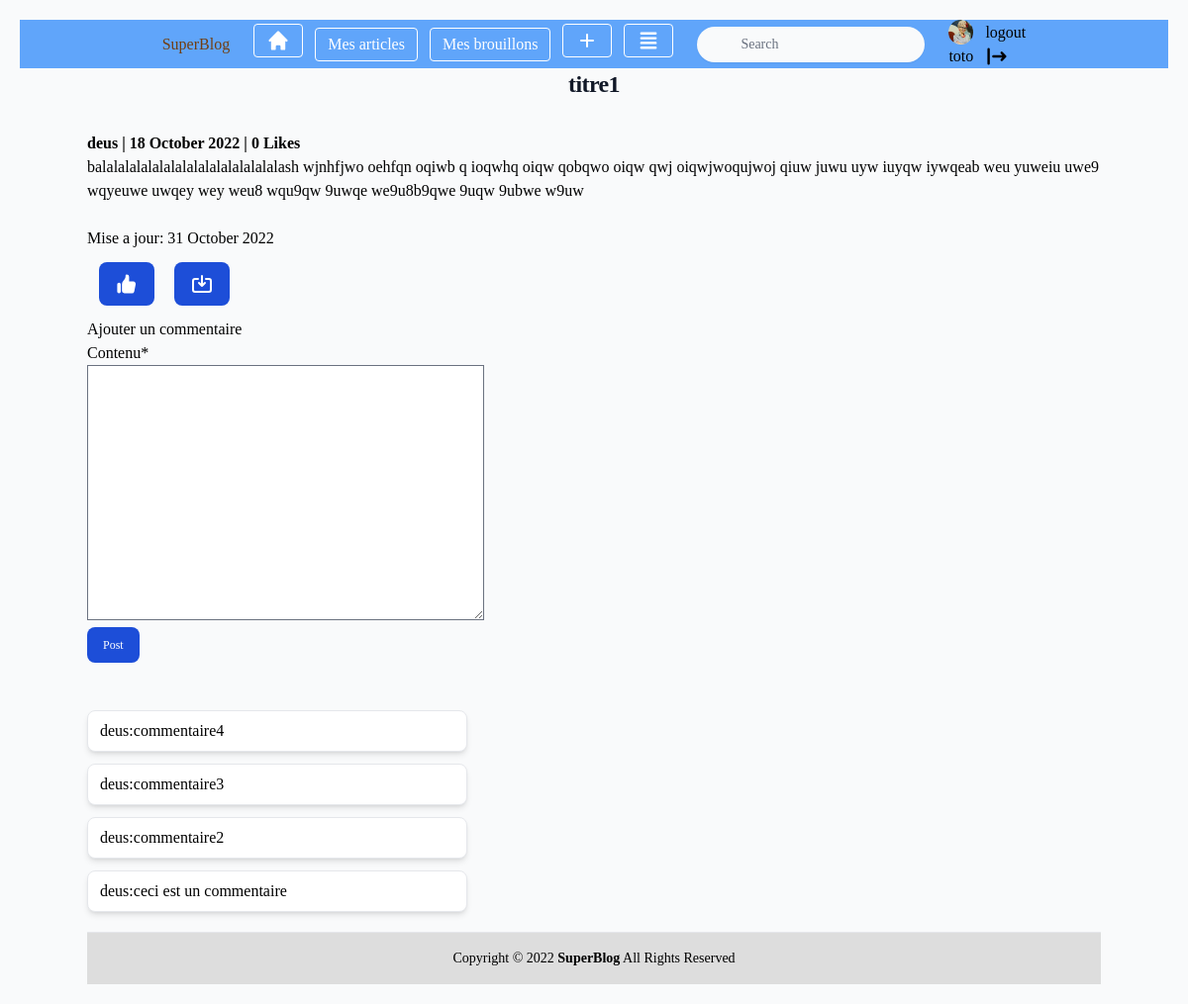
Screenshot of /titre1/ (signed in) with the database file from the repository.
### utilisateur/models.py (models this page shows, shortened)
class User(AbstractUser):
	profile_photo = models.ImageField(verbose_name='Photo de profil', null=True, blank=True, default=None)
	role = models.CharField(max_length=10, choices=ROLE_CHOICES, verbose_name='Rôle')
	def __str__(self):
		return self.username

### blogs/models.py (models this page shows, shortened)
class Articles(models.Model):
	image = models.ImageField(null=True, blank=True, default=None)
	title=models.CharField(max_length=100, verbose_name='titre de l\'article')
	contenu=models.TextField(verbose_name='Contenu')
	author=models.ForeignKey(User, on_delete=models.SET_NULL, null=True, blank=True)
	published=models.BooleanField(default=False)
	date_pub=models.DateTimeField(auto_now_add=True)
	date_mod=models.DateTimeField(auto_now=True)
	theme=models.ForeignKey(Themes, on_delete=models.SET_NULL, null=True, blank=True)
	tags=models.ManyToManyField(Tags, related_name='articles_tag', blank=True)
	slug = models.SlugField(max_length=255, blank=True)
	likes = models.ManyToManyField(User, related_name='article_like', blank=True)
	enregistrements = models.ManyToManyField(User, related_name='article_save', blank=True)
	class Meta:
		ordering = ['-date_pub']
		verbose_name = "Article"
	def nb_likes(self):
		return self.likes.count()
	def ispublished(self):
		return self.published

class Comments(models.Model):
	article=models.ForeignKey(Articles, on_delete=models.CASCADE)
	contenu=models.TextField()
	internaute=models.ForeignKey(User,on_delete=models.CASCADE)
	date=models.DateTimeField(auto_now_add=True)
	class Meta:
		ordering = ['-date']
		verbose_name = "Commentaire"
	def __str__(self):
		return self.contenu

### blogs/views.py (the view, shortened to what this page needs)
# urls.py: path('<str:slug>/', DetailArticle.as_view(), name="detail"),
class DetailArticle(DetailView):
	model = blog.Articles
	context_object_name = "article"
	def get_context_data(self, **kwargs):
		context = super().get_context_data(**kwargs)
		article = blog.Articles.objects.get(slug=self.kwargs['slug'])
		liked = False
		saved = False
		if article.likes.filter(id=self.request.user.id).exists():
			liked = True
		if article.enregistrements.filter(id=self.request.user.id).exists():
			saved = True
		context["commentForm"] = forms.CommentForm()
		context["saved"] = saved
		context["comments"] = blog.Comments.objects.filter(article=self.object)
		context["likes"] =article.nb_likes()
		context["liked"] = liked
		return context

### blogs/forms.py
class CommentForm(ModelForm):
	class Meta:
		model = Comments
		fields = ['contenu']
		widget = {'contenu': TextInput(attrs={'id':"comment",
		 'rows':"4",
		  'class':"px-0 w-full text-sm text-gray-900 bg-white border-0 dark:bg-gray-800 focus:ring-0 dark:text-white dark:placeholder-gray-400",
		   'placeholder':"Write a comment...",
		    'required':""})}

### blogs/templates/blogs/articles_detail.html (shortened to what this page needs)
{% extends 'base.html' %}
{% block content %}
    <div class="items-center justify-center">
        <h5 class="flex items-center justify-center mb-2 text-2xl font-bold tracking-tight text-gray-900 dark:text-dark ">{{ article.title }}</h5><br>
         <strong class="text-secondary">{{ article.author }} | {{ article.date_pub|date:'j F Y' }}  | {{likes }} Like{{likes|pluralize }}</strong>
        <p class="text-xl font-normal text-gray-900 dark:text-white">{{article.contenu|linebreaks|safe }}</p><br>
    </div>
        {%if article.date_pub != article.date_mod%}
            <p>Mise a jour: {{article.date_mod|date:'j F Y'}}</p>
        {% endif %}
        {%include 'blogs/detailmore.html'%}
{% endblock %}

### templates/nav.html (shortened to what this page needs)
<nav class="bg-blue-400 ">
<ul class="flex items-center justify-center">
  <li class="mr-3">
    <p class="inline-block text-yellow-900 py-1 px-3">SuperBlog</p>
  </li>
  <li class="mr-3">
    <a class="inline-block border border-white rounded hover:border-gray-200 text-white hover:bg-gray-200 py-1 px-3" href="{% url 'blog:home'%}"><svg class="w-6 h-6" fill="currentColor" viewBox="0 0 20 20" xmlns="http://www.w3.org/2000/svg"><path d="M10.707 2.293a1 1 0 00-1.414 0l-7 7a1 1 0 001.414 1.414L4 10.414V17a1 1 0 001 1h2a1 1 0 001-1v-2a1 1 0 011-1h2a1 1 0 011 1v2a1 1 0 001 1h2a1 1 0 001-1v-6.586l.293.293a1 1 0 001.414-1.414l-7-7z"></path></svg></a>
  </li>
  {%if user.role == "BLOGGEUR"%}
  <li class="mr-3">
    <a class="inline-block border border-white rounded hover:border-gray-200 text-white hover:bg-gray-200 py-1 px-3" href="{% url 'blog:mesArticles'%}">Mes articles</a>
  </li>
  <li class="mr-3">
    <a class="inline-block border border-white rounded hover:border-gray-200 text-white hover:bg-gray-200 py-1 px-3" href="{%url 'blog:brouillons'%}">Mes brouillons</a>
  </li>
  <li class="mr-3">
    <a class="inline-block border border-white rounded hover:border-gray-200 text-white hover:bg-gray-200 py-1 px-3" href="{%url 'blog:add'%}"><svg class="w-6 h-6" fill="none" stroke="currentColor" viewBox="0 0 24 24" xmlns="http://www.w3.org/2000/svg"><path stroke-linecap="round" stroke-linejoin="round" stroke-width="2" d="M12 6v6m0 0v6m0-6h6m-6 0H6"></path></svg></a>
  </li>
  {%endif%}
{% if user.is_authenticated%}
<li class="mr-3">
    <a class="inline-block border border-white rounded hover:border-gray-200 text-white hover:bg-gray-200 py-1 px-3" href="{%url 'blog:save'%}"></a>
</li>
{%endif%}
<li class="mr-3">
	<div class="relative lg:ml-auto hidden lg:block py-1 px-3">
            	<form id="searchform" action="{% url 'blog:search' %}" method="get" accept-charset="utf-8">
                <input type="text" name="q" id="searchbox"
                    class="block w-full shadow-sm border-none rounded-3xl  pl-11 pr-2 py-2 focus:outline-none bg-gray-50 text-sm text-gray-700 placeholder-gray-500"
                    placeholder="Search">
</li>
	{% if user.is_authenticated%}
        <li class="mr-3">
          <a href="{%url 'user:profil'%}" class="inline-block">{%if user.profile_photo%}
         <img width="25" height="25" src="{{user.profile_photo.url}}">
{%else%}<svg class="w-6 h-6" fill="currentColor" viewBox="0 0 20 20" xmlns="http://www.w3.org/2000/svg"><path fill-rule="evenodd" d="M10 9a3 3 0 100-6 3 3 0 000 6zm-7 9a7 7 0 1114 0H3z" clip-rule="evenodd"></path></svg>{%endif%}{{request.user}}</a>
        </li>
        <li class="mr-3">
          <a href="{% url 'user:logout'%}" class="inline-block">logout</a>
        </li>
	        {%endif%}
</ul>
</nav>

### blogs/templates/blogs/detailmore.html (shortened to what this page needs)
{%load crispy_forms_tags %}
{% if user.is_authenticated and article.ispublished%}
    <div class="flex">
    <form action="{% url 'blog:like' object.slug %}" method="POST">
    {% if liked %}
    <button type="submit" name="blogpost_id" value="{{object.slug}}" class="inline-flex items-center py-2.5 px-4 text-xs font-medium text-center text-white bg-red-700 rounded-lg focus:ring-4 focus:ring-red-200 dark:focus:ring-red-900 hover:bg-red-800 mb-3 ml-3 mt-3 mr-2"><svg class="w-6 h-6" fill="currentColor" viewBox="0 0 20 20" xmlns="http://www.w3.org/2000/svg"><path d="M18 9.5a1.5 1.5 0 11-3 0v-6a1.5 1.5 0 013 0v6zM14 9.667v-5.43a2 2 0 00-1.105-1.79l-.05-.025A4 4 0 0011.055 2H5.64a2 2 0 00-1.962 1.608l-1.2 6A2 2 0 004.44 12H8v4a2 2 0 002 2 1 1 0 001-1v-.667a4 4 0 01.8-2.4l1.4-1.866a4 4 0 00.8-2.4z"></path></svg></button>
    {% else %}
    <button type="submit" name="blogpost_id" value="{{object.slug}}" class="inline-flex items-center py-2.5 px-4 text-xs font-medium text-center text-white bg-blue-700 rounded-lg focus:ring-4 focus:ring-blue-200 dark:focus:ring-blue-900 hover:bg-blue-800 mb-3 ml-3 mt-3 mr-2"></button>
    {% endif %}
  </form>
  <form action="{% url 'blog:save' object.slug %}" method="POST">
      {%if saved%}
        <button type="submit" name="blogpost_id" value="{{object.slug}}" class="inline-flex items-center py-2.5 px-4 text-xs font-medium text-center text-white bg-red-700 rounded-lg focus:ring-4 focus:ring-red-200 dark:focus:ring-red-900 hover:bg-red-800 mb-3 ml-3 mt-3 mr-2"><svg class="w-6 h-6" fill="none" stroke="currentColor" viewBox="0 0 24 24" xmlns="http://www.w3.org/2000/svg"><path stroke-linecap="round" stroke-linejoin="round" stroke-width="2" d="M8 7H5a2 2 0 00-2 2v9a2 2 0 002 2h14a2 2 0 002-2V9a2 2 0 00-2-2h-3m-1 4l-3 3m0 0l-3-3m3 3V4"></path></svg></button>
    {%else%}
        <button type="submit" name="blogpost_id" value="{{object.slug}}" class="inline-flex items-center py-2.5 px-4 text-xs font-medium text-center text-white bg-blue-700 rounded-lg focus:ring-4 focus:ring-blue-200 dark:focus:ring-blue-900 hover:bg-blue-800 mb-3 ml-3 mt-3 mr-2"><svg class="w-6 h-6" fill="none" stroke="currentColor" viewBox="0 0 24 24" xmlns="http://www.w3.org/2000/svg"><path stroke-linecap="round" stroke-linejoin="round" stroke-width="2" d="M8 7H5a2 2 0 00-2 2v9a2 2 0 002 2h14a2 2 0 002-2V9a2 2 0 00-2-2h-3m-1 4l-3 3m0 0l-3-3m3 3V4"></path></svg></button>
    {%endif%}
  </form>
</div>
     <h1>Ajouter un commentaire</h1>
    <form method="POST">
        <div class="input-group">
        {{ commentForm|crispy }}
    </div>
        <button type="submit" class="inline-flex items-center py-2.5 px-4 text-xs font-medium text-center text-white bg-blue-700 rounded-lg focus:ring-4 focus:ring-blue-200 dark:focus:ring-blue-900 hover:bg-blue-800">Post</button>
    </form>
    <br><p>{{likeForm|crispy}}</p><br><p>{{enregistrementForm|crispy}}</p>
            {%endif%}
                {% for comment in comments %}
                    <div class="flex space-x-4 p-6 max-w-sm bg-white rounded-lg border border-gray-200 shadow-md hover:bg-gray-100 dark:bg-teal-500 dark:border-gray-700 dark:hover:bg-gray-700 py-2 px-3 mb-3">
                        <p>{{comment.internaute}}:{{comment}}</p>
                    </div>
                {%empty%}
                    <p>Pas de commentaire</p>
                {%endfor%}

### utilisateur/static/utilisateur/css/style.css (style rules this page uses)
* { box-sizing: border-box; }
body { font-family: Arial; padding: 20px; background: #f1f1f1; background-image: url("/media/bg2.jpg"); background-attachment: fixed; background-size: contain; }
button { background-color: lightblue; font-size: 16px; border-radius: 15px; padding: 10px 24px; }

### rows the page displays
User: profile_photo (picture), user "toto"
Articles: title "titre1", author "deus", date_pub "18 October 2022", contenu "balalalalalalalalalalalalalalalalash wjnhfjwo oehfqn oqiwb q ioqwhq oiqw qobqwo oiqw qwj oiqwjwoqujwoj qiuw juwu uyw iuyqw iywqeab weu yuweiu uwe9 wqyeuwe uwqey wey weu8 wqu9qw 9uwqe we9u8b9qwe 9uqw 9ubwe w9uw", date_mod "31 October 2022"
Comments: internaute "deus", contenu "commentaire4"
Comments: internaute "deus", contenu "commentaire3"
Comments: internaute "deus", contenu "commentaire2"
Comments: internaute "deus", contenu "ceci est un commentaire"

### other values shown
{{ likes }} "0"
